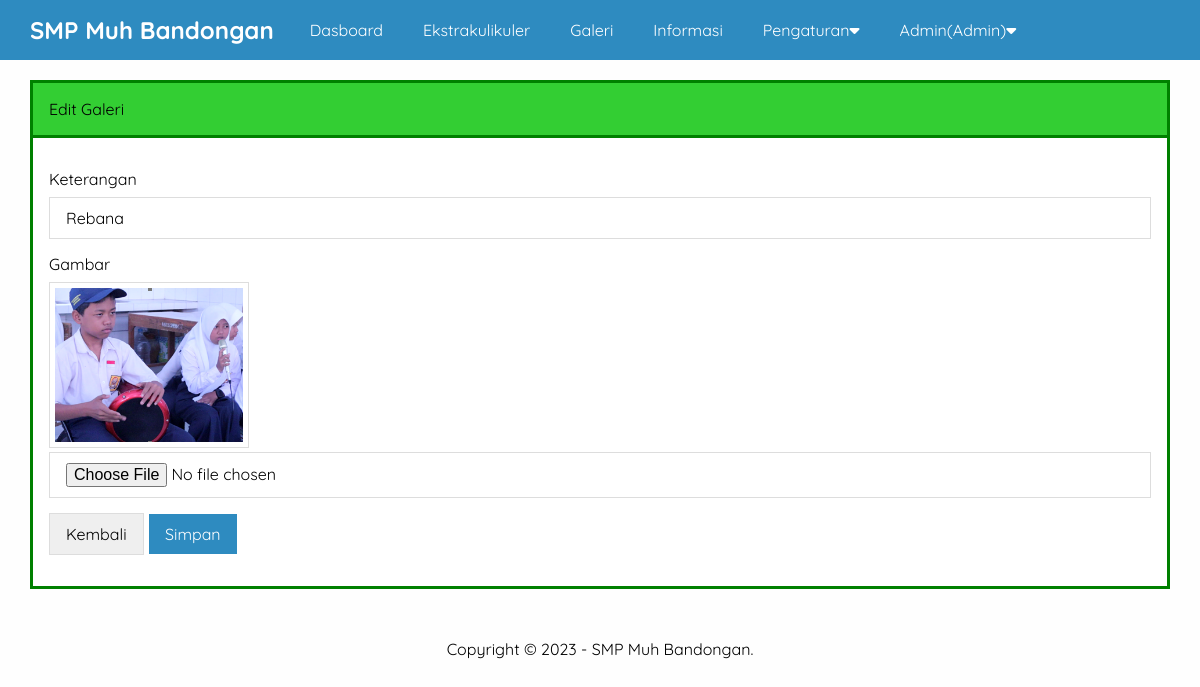
Screenshot of /admin/edit-galeri.php?id=5 (signed in) with the database file from the repository.
### tables this page shows
CREATE TABLE `pengaturan` (
  `id` int(11) NOT NULL,
  `nama` varchar(50) NOT NULL,
  `email` varchar(50) NOT NULL,
  `telepon` varchar(20) NOT NULL,
  `alamat` text NOT NULL,
  `logo` varchar(50) NOT NULL,
  `favicon` varchar(50) NOT NULL,
  `tentang_sekolah` text NOT NULL,
  `foto_sekolah` varchar(50) NOT NULL,
  `google_maps` text NOT NULL,
  `nama_kepsek` varchar(50) NOT NULL,
  `foto_kepsek` varchar(50) NOT NULL,
  `sambutan_kepsek` text NOT NULL,
  `created_at` timestamp NOT NULL DEFAULT current_timestamp(),
  `updated_at` datetime DEFAULT NULL
);

CREATE TABLE `galeri` (
  `id` int(11) NOT NULL,
  `foto` varchar(50) NOT NULL,
  `keterangan` varchar(50) NOT NULL,
  `created_at` timestamp NOT NULL DEFAULT current_timestamp(),
  `updated_at` datetime DEFAULT NULL
);

### admin/edit-galeri.php (the view, shortened to what this page needs)
<?php include 'header.php' ?>
<?php
    $galeri   = mysqli_query($conn, "SELECT * FROM galeri WHERE id ='".$_GET['id']."' ");
    $p  = mysqli_fetch_object($galeri);
?>
            <div class="content">
                <div class="container">
                    <div class="box">
                        <div class="box-header">
                            Edit Galeri
                        </div>
                        <div class="box-body">
                        <form action="" method="POST" enctype="multipart/form-data">
                            <div class="form-group">
                                <label>Keterangan</label>
                                <input type="text" name="keterangan" placeholder="Keterangan" value="<?= $p->keterangan ?>"class= "input-control"required>
                            </div>
                            <div class="form-group">
                                <label>Gambar</label>
                                <img src="../uploads/galeri/<?=$p->foto?>" width="200px" class="image">
                                <input type="file" name="gambar" class="input-control">
                            </div>
                            <button type="button" class="btn" onclick="window.location = 'galeri.php'">Kembali</button>
                            <input type="submit" name="submit" value="Simpan" class="btn btn-blue" >
                            </form>
                        </div>
                    </div>
                </div>
            </div>
 <?php include 'footer.php' ?>

### admin/header.php (shortened to what this page needs)
<?php
    include '../koneksi.php';
    $identitas = mysqli_query($conn, "SELECT * FROM pengaturan ORDER BY id DESC LIMIT 1");
    $d = mysqli_fetch_object($identitas);
?>
<!DOCTYPE html>
<html>
    <head>
        <link rel="stylesheet" type="text/css" href="../assets/css/style.css">
        <link rel="stylesheet" href="https://cdnjs.cloudflare.com/ajax/libs/font-awesome/6.4.2/css/all.min.css" />
    </head>
    <body class="bg-light">
        <div class="navbar">
            <div class="container">
                <h2 class="nav-brand float-left"><a href="index.php"><?=$d->nama ?></a></h2>
                <ul class="nav-menu float-left">
                    <li><a href="index.php">Dasboard</a></li>
                    <?php if($_SESSION['ulevel'] == 'Super Admin'){ ?>
                    <li><a href="pengguna.php">Pengguna</a></li>
                    <?php } elseif($_SESSION['ulevel'] == 'Admin'){ ?>
                        <li><a href="ekstra.php">Ekstrakulikuler</a></li>
                        <li><a href="galeri.php">Galeri</a></li>
                        <li><a href="informasi.php">Informasi</a></li>
                        <li>
                            <a href="#">Pengaturan<i class="fa fa-caret-down"></i></a>
                        </li>
                        <?php } ?>
                    <li>
                        <a href="#"><?= $_SESSION['uname']?>(<?= $_SESSION['ulevel']?>)<i class="fa fa-caret-down"></i></a>
                    </li>
                </ul>
            </div>
        </div>

### admin/footer.php
        <div class="footer">
            <div class="container text-center">
                Copyright &copy; 2023 - <?=$d->nama ?>.
            </div>
        </div>
    </body>
</html>

### assets/css/style.css (style rules this page uses)
* { margin: 0; padding: 0; font-family: 'Quicksand', sans-serif; box-sizing: border-box; }
a { text-decoration: none; }
.float-left { float:left; }
.container { width: 1140px; margin: 0 auto; }
.container::after { content: ""; display: block; clear: both; }
.bg-light { background-color: #fefefe; }
.box { border: 3px solid green; background-color: white; }
.box-header { padding: 16px; border-bottom: 3px solid green; background-color: rgb(51, 206, 51); }
.box-body { padding: 16px; }
form { margin: 15px 0; }
.form-group { margin-bottom: 15px; }
.form-group label { display: block; margin-bottom: 8px; }
.form-group .input-control { padding: 10px 16px; width: 100%; font-size: 16px; border: 1px solid #ddd; }
.btn { border: 1px solid #ddd; padding: 10px 16px; font-size: 16px; }
.btn-blue { background-color: #2E8BC0; color: #fff; border:1px solid; }
.text-center { text-align: center !important; }
.navbar { height:60px; width: 100%; background-color: #2E8BC0; position: fixed; top: 0; z-index: 1000; }
.navbar a { color: #fff; }
.nav-brand { display: inline-block; padding: 15px 0; margin-right: 16px; }
.nav-menu { display: flex; list-style: none; }
.nav-menu li a { padding: 20px; display: inline-block; }
.content { padding: 80px 0 30px 0; }
.footer { padding: 20px 0; }
.image { border: 1px solid #ddd; padding: 5px; }

### rows the page displays
pengaturan: nama "SMP Muh Bandongan"
galeri: keterangan "Rebana", foto (picture)

### other values shown
$_SESSION['uname'] "Admin"
$_SESSION['ulevel'] "Admin"
